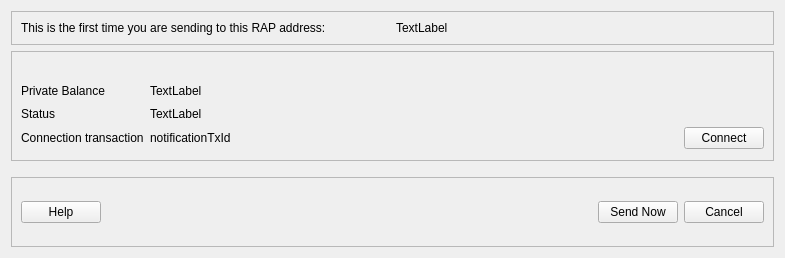
<?xml version="1.0" encoding="UTF-8"?>
<ui version="4.0">
 <class>SendtoPcodeDialog</class>
 <widget class="QWidget" name="SendtoPcodeDialog">
  <property name="geometry">
   <rect>
    <x>0</x>
    <y>0</y>
    <width>785</width>
    <height>258</height>
   </rect>
  </property>
  <property name="sizePolicy">
   <sizepolicy hsizetype="Preferred" vsizetype="Preferred">
    <horstretch>0</horstretch>
    <verstretch>0</verstretch>
   </sizepolicy>
  </property>
  <property name="windowTitle">
   <string>Send to RAP address</string>
  </property>
  <layout class="QVBoxLayout" name="verticalLayout" stretch="0,0,0,1">
   <item>
    <widget class="QFrame" name="frame_2">
     <property name="sizePolicy">
      <sizepolicy hsizetype="Preferred" vsizetype="Expanding">
       <horstretch>0</horstretch>
       <verstretch>0</verstretch>
      </sizepolicy>
     </property>
     <property name="frameShape">
      <enum>QFrame::StyledPanel</enum>
     </property>
     <property name="frameShadow">
      <enum>QFrame::Raised</enum>
     </property>
     <layout class="QGridLayout" name="gridLayout_2">
      <item row="1" column="0">
       <layout class="QGridLayout" name="gridLayout_3">
        <item row="1" column="0">
         <widget class="QLabel" name="pcodeLblStatic">
          <property name="text">
           <string>This is the first time you are sending to this RAP address:</string>
          </property>
         </widget>
        </item>
        <item row="1" column="1">
         <widget class="QLabel" name="pcodeLbl">
          <property name="text">
           <string>TextLabel</string>
          </property>
         </widget>
        </item>
       </layout>
      </item>
     </layout>
    </widget>
   </item>
   <item>
    <widget class="QFrame" name="frame2">
     <property name="sizePolicy">
      <sizepolicy hsizetype="Preferred" vsizetype="Expanding">
       <horstretch>0</horstretch>
       <verstretch>0</verstretch>
      </sizepolicy>
     </property>
     <property name="frameShape">
      <enum>QFrame::StyledPanel</enum>
     </property>
     <property name="frameShadow">
      <enum>QFrame::Sunken</enum>
     </property>
     <layout class="QVBoxLayout" name="verticalLayout_3">
      <item>
       <widget class="QLabel" name="hintLabel">
        <property name="text">
         <string/>
        </property>
        <property name="textFormat">
         <enum>Qt::RichText</enum>
        </property>
        <property name="wordWrap">
         <bool>true</bool>
        </property>
       </widget>
      </item>
      <item>
       <layout class="QGridLayout" name="gridLayout">
        <item row="5" column="0">
         <widget class="QLabel" name="statusLblStatic">
          <property name="text">
           <string>Status</string>
          </property>
         </widget>
        </item>
        <item row="2" column="2">
         <layout class="QHBoxLayout" name="horizontalLayout">
          <item>
           <widget class="QLabel" name="balanceLabel">
            <property name="text">
             <string>TextLabel</string>
            </property>
           </widget>
          </item>
          <item>
           <spacer name="balanceSpacer">
            <property name="orientation">
             <enum>Qt::Vertical</enum>
            </property>
            <property name="sizeHint" stdset="0">
             <size>
              <width>20</width>
              <height>20</height>
             </size>
            </property>
           </spacer>
          </item>
         </layout>
        </item>
        <item row="2" column="0">
         <widget class="QLabel" name="balanceStatic">
          <property name="text">
           <string>Private Balance</string>
          </property>
         </widget>
        </item>
        <item row="11" column="2">
         <spacer name="horizontalSpacer">
          <property name="orientation">
           <enum>Qt::Horizontal</enum>
          </property>
          <property name="sizeHint" stdset="0">
           <size>
            <width>200</width>
            <height>2</height>
           </size>
          </property>
         </spacer>
        </item>
        <item row="6" column="0">
         <widget class="QLabel" name="notificationTxStatic">
          <property name="text">
           <string>Connection transaction</string>
          </property>
         </widget>
        </item>
        <item row="6" column="3">
         <widget class="QPushButton" name="sendButton">
          <property name="toolTip">
           <string>Sends the connection transaction</string>
          </property>
          <property name="text">
           <string>Connect</string>
          </property>
         </widget>
        </item>
        <item row="6" column="2">
         <widget class="QLabel" name="notificationTxIdLabel">
          <property name="text">
           <string>notificationTxId</string>
          </property>
         </widget>
        </item>
        <item row="5" column="2">
         <widget class="QLabel" name="statusLabel">
          <property name="text">
           <string>TextLabel</string>
          </property>
         </widget>
        </item>
       </layout>
      </item>
     </layout>
    </widget>
   </item>
   <item>
    <spacer name="verticalSpacer_2">
     <property name="orientation">
      <enum>Qt::Vertical</enum>
     </property>
     <property name="sizeType">
      <enum>QSizePolicy::Minimum</enum>
     </property>
     <property name="sizeHint" stdset="0">
      <size>
       <width>20</width>
       <height>10</height>
      </size>
     </property>
    </spacer>
   </item>
   <item>
    <widget class="QFrame" name="frame">
     <property name="sizePolicy">
      <sizepolicy hsizetype="Preferred" vsizetype="Preferred">
       <horstretch>0</horstretch>
       <verstretch>0</verstretch>
      </sizepolicy>
     </property>
     <property name="frameShape">
      <enum>QFrame::StyledPanel</enum>
     </property>
     <property name="frameShadow">
      <enum>QFrame::Raised</enum>
     </property>
     <layout class="QVBoxLayout" name="verticalLayout_2">
      <item>
       <layout class="QHBoxLayout" name="horizontalLayout_2">
        <item>
         <widget class="QPushButton" name="helpButton">
          <property name="text">
           <string>Help</string>
          </property>
          <property name="icon">
           <iconset theme="help">
            <normaloff>.</normaloff>.</iconset>
          </property>
         </widget>
        </item>
        <item>
         <spacer name="horizontalSpacer_2">
          <property name="orientation">
           <enum>Qt::Horizontal</enum>
          </property>
          <property name="sizeHint" stdset="0">
           <size>
            <width>40</width>
            <height>20</height>
           </size>
          </property>
         </spacer>
        </item>
        <item>
         <widget class="QPushButton" name="useButton">
          <property name="toolTip">
           <string>Requires a notification tx to be confirmed</string>
          </property>
          <property name="text">
           <string>Send Now</string>
          </property>
         </widget>
        </item>
        <item>
         <widget class="QPushButton" name="cancelButton">
          <property name="enabled">
           <bool>true</bool>
          </property>
          <property name="toolTip">
           <string>Cancel</string>
          </property>
          <property name="text">
           <string>Cancel</string>
          </property>
          <property name="icon">
           <iconset theme="cancel">
            <normaloff>.</normaloff>.</iconset>
          </property>
          <property name="autoDefault">
           <bool>false</bool>
          </property>
         </widget>
        </item>
       </layout>
      </item>
     </layout>
    </widget>
   </item>
  </layout>
 </widget>
 <resources>
  <include location="../bitcoin.qrc"/>
 </resources>
 <connections/>
 <slots>
  <slot>slot1()</slot>
 </slots>
</ui>
